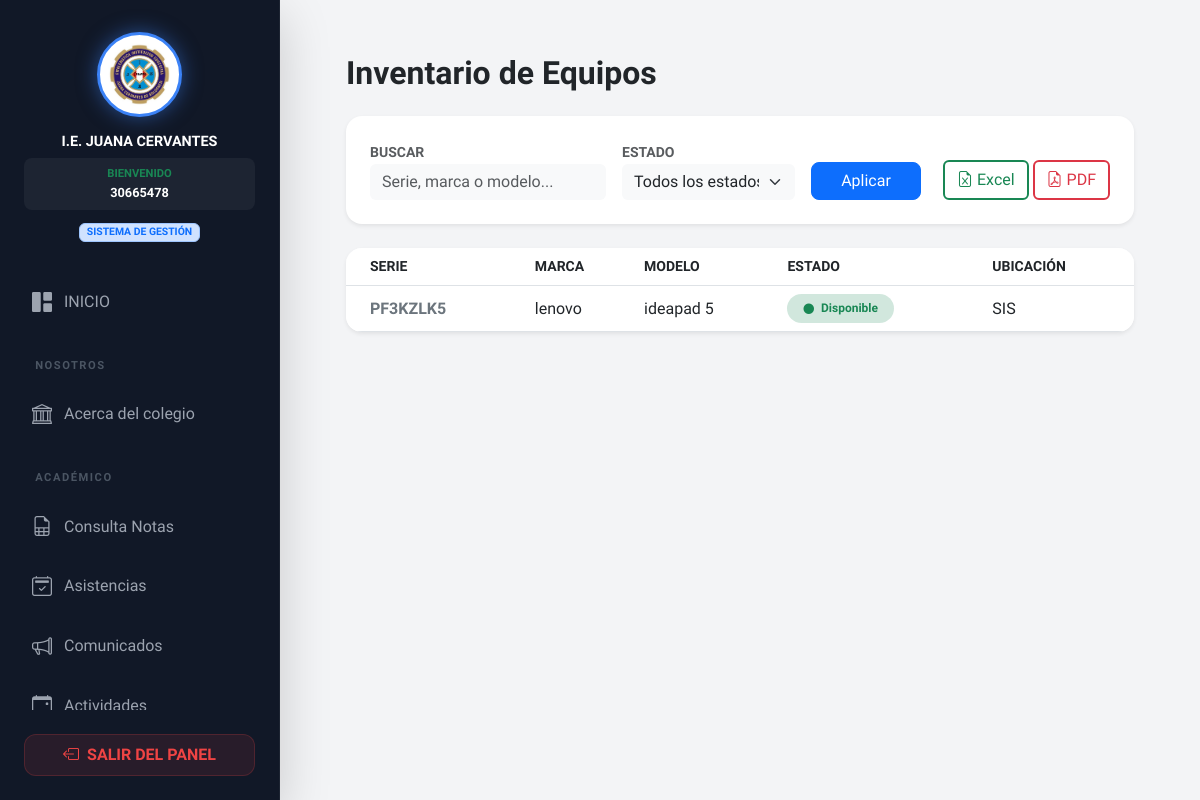
The app's page /reportes/ (signed in) with its own data.
### gestion/models.py (models this page shows, shortened)
class Equipo(models.Model):
    CATEGORIAS = [
        ('LAPTOP', 'Laptop / Computadora'),
        ('SONIDO', 'Equipo de Sonido / Parlantes'),
        ('ELECTRO', 'Electrodoméstico'),
        ('ACCESORIO', 'Accesorio'),
    ]
    ESTADOS = [
        ('DISPONIBLE', 'Disponible'),
        ('EN_USO', 'En Uso'),
        ('MANTENIMIENTO', 'En Mantenimiento'),
        ('BAJA', 'Baja'),
    ]
    serie = models.CharField(max_length=100, unique=True)
    categoria = models.CharField(max_length=20, choices=CATEGORIAS, default='LAPTOP')
    marca = models.CharField(max_length=50)
    modelo = models.CharField(max_length=50)
    fecha_ingreso_colegio = models.DateField(verbose_name="Fecha de Ingreso/Donación")
    estado = models.CharField(max_length=15, choices=ESTADOS, default='DISPONIBLE')
    aula_actual = models.CharField(max_length=100, blank=True, null=True)
    eliminado = models.BooleanField(default=False, editable=False)
    objects = EquipoManager()

### gestion/views.py (the view)
# urls.py: path('reportes/', views.reportes_view, name='reportes'),
def reportes_view(request):
    if not request.user.is_authenticated and not request.session.get('es_invitado'):
        return redirect('login')
    equipos = Equipo.objects.filter(eliminado=False)
    q = request.GET.get('q', '')
    estado = request.GET.get('estado', '')
    if q:
        equipos = equipos.filter(
            Q(serie__icontains=q) |
            Q(marca__icontains=q) |
            Q(modelo__icontains=q)
        )
    if estado:
        equipos = equipos.filter(estado=estado)
    export_type = request.GET.get('export')
    if export_type == 'excel':
        return exportar_excel(equipos)
    elif export_type == 'pdf':
        return exportar_pdf(equipos)
    return render(request, 'reportes.html', {
        'equipos': equipos,
        'q': q,
        'estado_actual': estado
    })

### gestion/templates/reportes.html (shortened to what this page needs)
{% extends "base.html" %}
{% block content %}
<div class="container-fluid p-4">
    <h2 class="fw-bold mb-4">Inventario de Equipos</h2>
    <div class="card border-0 shadow-sm mb-4 rounded-4">
        <div class="card-body p-4">
            <form method="GET" class="row g-3 align-items-end">
                <div class="col-md-4">
                    <label class="small fw-bold text-muted">BUSCAR</label>
                    <input type="text" name="q" value="{{ q }}" class="form-control bg-light border-0" placeholder="Serie, marca o modelo...">
                </div>
                <div class="col-md-3">
                    <label class="small fw-bold text-muted">ESTADO</label>
                    <select name="estado" class="form-select bg-light border-0">
                        <option value="">Todos los estados</option>
                    </select>
                </div>
                <div class="col-md-2">
                    <button type="submit" class="btn btn-primary w-100 rounded-3">Aplicar</button>
                </div>
                <div class="col-md-3 text-end">
                    <a href="?export=excel&q={{ q }}&estado={{ estado_actual }}" class="btn btn-outline-success border-2">
                        <i class="bi bi-file-earmark-excel"></i> Excel
                    </a>
                    <a href="?export=pdf&q={{ q }}&estado={{ estado_actual }}" class="btn btn-outline-danger border-2">
                        <i class="bi bi-file-earmark-pdf"></i> PDF
                    </a>
                </div>
            </form>
        </div>
    </div>
    <div class="card border-0 shadow-sm rounded-4 overflow-hidden">
        <table class="table table-hover align-middle mb-0">
            <thead class="bg-light">
                <tr class="small text-muted">
                    <th class="ps-4">SERIE</th>
                    <th>MARCA</th>
                    <th>MODELO</th>
                    <th>ESTADO</th>
                    <th>UBICACIÓN</th>
                </tr>
            </thead>
            <tbody>
                {% for e in equipos %}
                <tr>
                    <td class="ps-4 fw-bold text-secondary">{{ e.serie }}</td>
                    <td>{{ e.marca }}</td>
                    <td>{{ e.modelo }}</td>
                    <td>
                        {% if e.estado == 'DISPONIBLE' %}
                            <span class="badge rounded-pill bg-success-subtle text-success px-3 py-2">
                                <i class="bi bi-circle-fill me-1 small"></i> Disponible
                            </span>
                        {% elif e.estado == 'EN_USO' %}
                            <span class="badge rounded-pill bg-primary-subtle text-primary px-3 py-2">
                                <i class="bi bi-circle-fill me-1 small"></i> En Uso
                            </span>
                        {% else %}
                            <span class="badge rounded-pill bg-warning-subtle text-warning px-3 py-2">
                                <i class="bi bi-circle-fill me-1 small"></i> Reparación
                            </span>
                        {% endif %}
                    </td>
                    <td>{{ e.aula_actual|default:"Almacén" }}</td>
                </tr>
                {% endfor %}
            </tbody>
        </table>
    </div>
</div>
{% endblock %}

### gestion/templates/base.html (shortened to what this page needs)
{% load static %}
<!DOCTYPE html>
<html lang="es">
<head>
    <link href="https://cdn.jsdelivr.net/npm/bootstrap@5.3.0/dist/css/bootstrap.min.css" rel="stylesheet">
    <link rel="stylesheet" href="https://cdn.jsdelivr.net/npm/bootstrap-icons@1.11.0/font/bootstrap-icons.css">
</head>
<body>
    {% if user.is_authenticated or request.session.es_invitado %}
        <div class="sidebar shadow-lg" id="sidebar">
            <div class="sidebar-header">
                <div class="logo-container">
                    <img src="{% static 'inventario/logo.jpg' %}" alt="Logo" class="sidebar-logo">
                </div>
                <h6 class="text-white fw-bold mb-1" style="font-size: 0.9rem;">I.E. JUANA CERVANTES</h6>
                <div class="mt-2 mb-2 p-2 rounded-3" style="background: rgba(255,255,255,0.05);">
                    {% if user.is_authenticated %}
                        <div class="text-success fw-bold" style="font-size: 0.7rem;">BIENVENIDO</div>
                        <div class="text-white fw-bold" style="font-size: 0.8rem;">{{ user.username }}</div>
                    {% elif request.session.es_invitado %}
                        <div class="text-warning fw-bold" style="font-size: 0.7rem;">MODO INVITADO</div>
                    {% endif %}
                </div>
                <span class="badge bg-primary-subtle text-primary border border-primary-subtle" style="font-size: 0.65rem;">SISTEMA DE GESTIÓN</span>
            </div>
            <div class="nav-custom overflow-y-auto">
                <ul class="nav nav-pills flex-column">
                    <li class="nav-item">
                        <a href="{% url 'dashboard' %}" class="nav-link {% if request.resolver_match.url_name == 'dashboard' %}active{% endif %}">
                            <i class="bi bi-grid-1x2-fill"></i> INICIO
                        </a>
                    </li>
                    <li><div class="nav-section-title">NOSOTROS</div></li>
                    <li class="nav-item">
                        <a href="{% url 'info' %}" class="nav-link {% if request.resolver_match.url_name == 'info' %}active{% endif %}">
                            <i class="bi bi-bank"></i> Acerca del colegio
                        </a>
                    </li>
                    <li><div class="nav-section-title">ACADÉMICO</div></li>
                    <li class="nav-item">
                        <a href="{% url 'notas' %}" class="nav-link {% if request.resolver_match.url_name == 'notas' %}active{% endif %}">
                            <i class="bi bi-file-earmark-spreadsheet"></i> Consulta Notas
                        </a>
                    </li>
                    <li class="nav-item">
                        <a href="{% url 'asistencias' %}" class="nav-link {% if request.resolver_match.url_name == 'asistencias' %}active{% endif %}">
                            <i class="bi bi-calendar2-check"></i> Asistencias
                        </a>
                    </li>
                    <li class="nav-item">
                        <a href="{% url 'comunicados' %}" class="nav-link {% if request.resolver_match.url_name == 'comunicados' %}active{% endif %}">
                            <i class="bi bi-megaphone"></i> Comunicados
                        </a>
                    </li>
                    <li class="nav-item">
                        <a href="{% url 'actividades' %}" class="nav-link {% if request.resolver_match.url_name == 'actividades' %}active{% endif %}">
                            <i class="bi bi-calendar-event"></i> Actividades
                        </a>
                    </li>
                </ul>
            </div>
            <div class="sidebar-footer">
                <form action="{% url 'logout' %}" method="post">
                    <button type="submit" class="btn btn-logout w-100 p-2 d-flex align-items-center justify-content-center">
                        <i class="bi bi-box-arrow-left me-2"></i> SALIR DEL PANEL
                    </button>
                </form>
            </div>
        </div>
        <div class="main-content">
            <div class="container-fluid">
                {% block content %}{% endblock %}
            </div>
        </div>
    {% else %}
        <div class="login-screen">
            {% block guest_content %}{% endblock %}
        </div>
    {% endif %}
</body>
</html>

### gestion/templates/base.html (style rules this page uses)
html, body { max-width: 100%; overflow-x: hidden; background-color: #f8fafc; }
:root { --sidebar-bg: #111827; --sidebar-hover: #1f2937; --primary-blue: #3b82f6; --sidebar-width: 280px; --text-muted: #9ca3af; }
body { margin: 0; background-color: #f3f4f6; font-family: 'Plus Jakarta Sans', sans-serif; overflow-x: hidden; }
.sidebar { width: var(--sidebar-width); height: 100vh; background: var(--sidebar-bg); position: fixed; top: 0; left: 0; z-index: 1050; transition: all 0.3s cubic-bezier(0.4, 0, 0.2, 1); display: flex; flex-direction: column; border-right: 1px solid rgba(255,255,255,0.05); }
.sidebar-header { padding: 2rem 1.5rem; text-align: center; }
.logo-container { width: 85px; height: 85px; background: white; border-radius: 50%; margin: 0 auto 1rem; display: flex; align-items: center; justify-content: center; padding: 5px; box-shadow: 0 0 20px rgba(59, 130, 246, 0.5); border: 3px solid var(--primary-blue); }
.sidebar-logo { width: 100%; height: auto; border-radius: 50%; }
.main-content { margin-left: var(--sidebar-width); min-height: 100vh; padding: 30px; transition: all 0.3s ease; }
.nav-custom { padding: 0 1rem; }
.nav-link { transition: all 0.3s; border-radius: 12px; margin-bottom: 4px; color: var(--text-muted) !important; font-weight: 500; display: flex; align-items: center; padding: 0.8rem 1rem !important; }
.nav-link i { font-size: 1.25rem; margin-right: 12px; }
.nav-section-title { font-size: 0.7rem; text-transform: uppercase; letter-spacing: 1.5px; color: #4b5563; margin: 1.5rem 0 0.75rem 1.2rem; font-weight: 700; }
.sidebar-footer { padding: 1.5rem; margin-top: auto; }
.btn-logout { background: rgba(239, 68, 68, 0.1); color: #ef4444; border-radius: 12px; border: 1px solid rgba(239, 68, 68, 0.2); transition: 0.3s; font-weight: 600; }

### records on screen
Equipo: serie "PF3KZLK5", marca "lenovo", modelo "ideapad 5", estado "DISPONIBLE" (drawn), aula_actual "SIS"

### other values on screen
{{ user.username }} "30665478"
